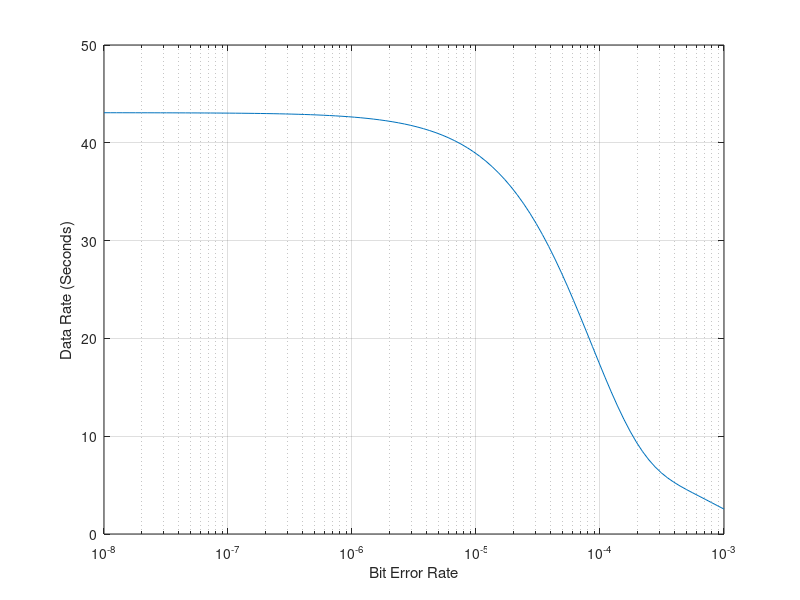

Write MATLAB code to recreate this figure.
link = 54*10^6;
timegap = 10*10^(-6);
fcs = 4;
header = 36;

q = logspace(-8,-3,100);
datafield1= 100;
datafield2= 1500;

A1 = (datafield1*8)/link;
B1 = timegap+A1+((header*8)/link)+((fcs*8)/link);
datarate1 = 54*(A1/B1);

A2 = (datafield2*8)/link;
B2 = timegap+A2+((header*8)/link)+((fcs*8)/link);
datarate2 = 54*(A2/B2);

f1 = ((1-q).^((datafield1+40)*8))*datarate1;
f2 = ((1-q).^((datafield2+40)*8))*datarate2;

total = 0.3*f1 + 0.7*f2;

semilogx(q,total)
grid on
xlabel('Bit Error Rate')
ylabel('Data Rate (Seconds)')